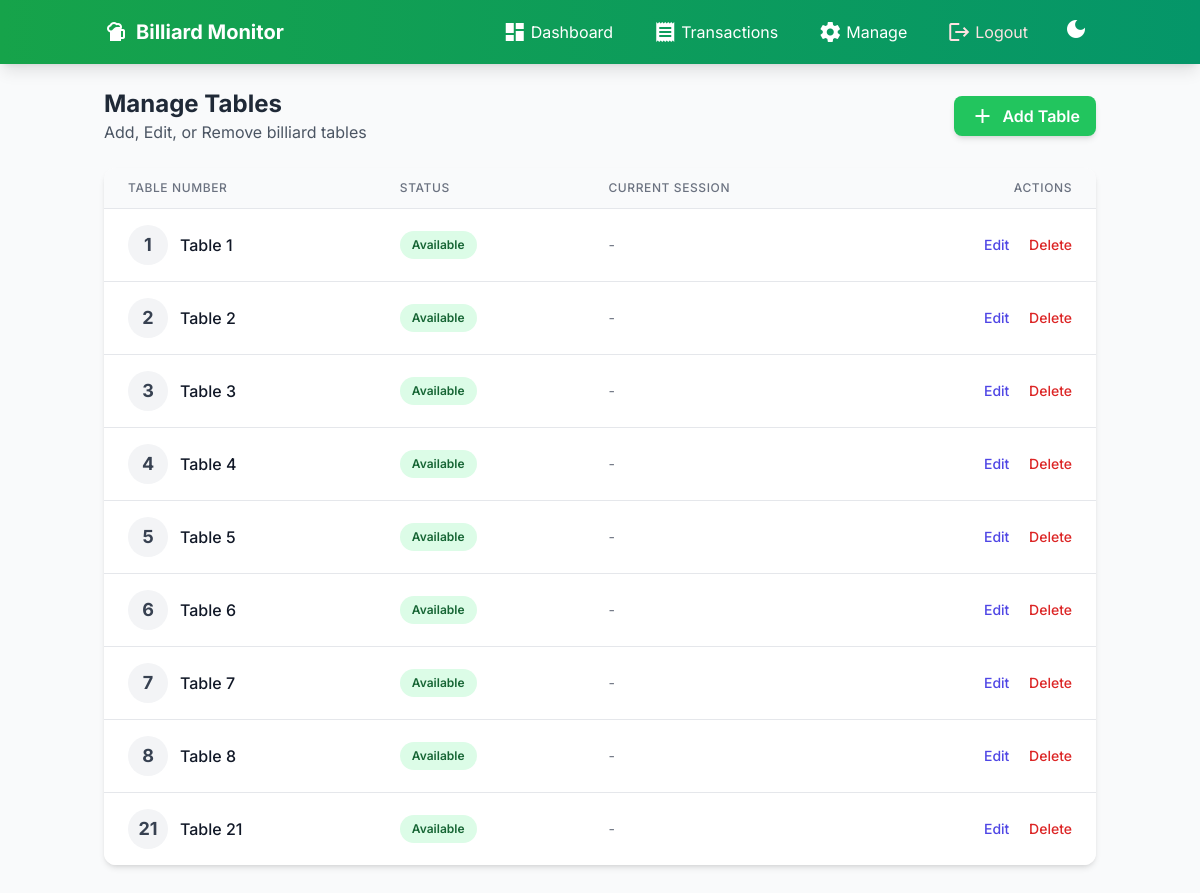
Before: /manage/ (signed in) with the older database file.
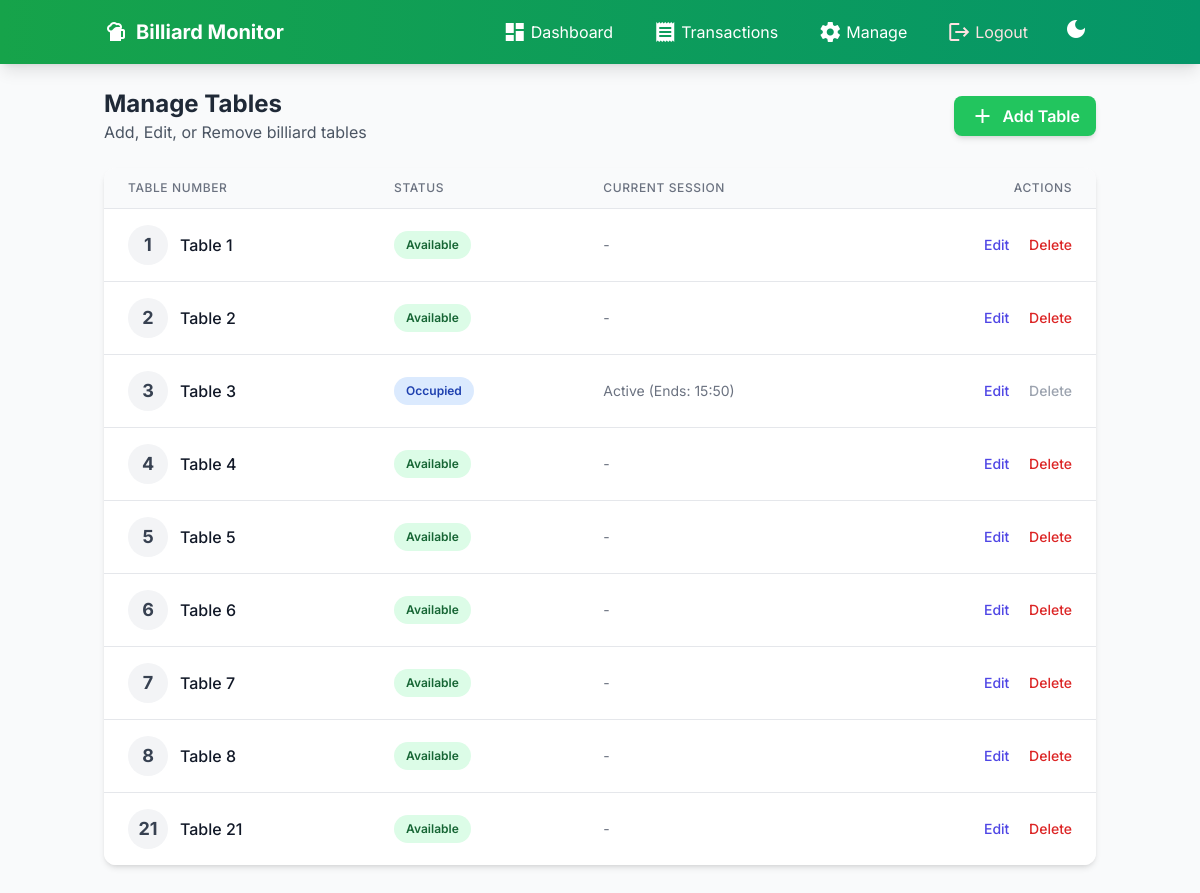
After: the same page with the newer database file.
### monitor/models.py (models this page shows, shortened)
class Table(models.Model):
    TABLE_STATUS = [
        ('available', 'Available'),
        ('occupied', 'Occupied'),
        ('maintenance', 'Maintenance'),
    ]
    table_number = models.IntegerField(unique=True)
    status = models.CharField(max_length=20, choices=TABLE_STATUS, default='available')
    created_at = models.DateTimeField(auto_now_add=True)
    updated_at = models.DateTimeField(auto_now=True)
    @property
    def current_session(self):
        return self.sessions.filter(status='active').first()

class Session(models.Model):
    SESSION_STATUS = [
        ('active', 'Active'),
        ('completed', 'Completed'),
    ]
    DURATION_CHOICES = [
        (1, '1 hour'),
        (2, '2 hours'),
        (3, '3 hours'),
    ]
    table = models.ForeignKey(Table, on_delete=models.CASCADE, related_name='sessions')
    duration = models.IntegerField(choices=DURATION_CHOICES, default=1)
    start_time = models.DateTimeField()
    end_time = models.DateTimeField(null=True, blank=True)
    amount = models.DecimalField(max_digits=10, decimal_places=2)
    status = models.CharField(max_length=20, choices=SESSION_STATUS, default='active')
    created_at = models.DateTimeField(auto_now_add=True)
    updated_at = models.DateTimeField(auto_now=True)
    @property
    def formatted_end_time(self):
        end = self.start_time + timezone.timedelta(hours=self.duration)
        return end.strftime('%H:%M')

### monitor/views.py (the view)
# urls.py: path('manage/', views.manage_tables, name='manage_tables'),
@login_required
def manage_tables(request):
    tables = Table.objects.all().order_by('table_number')
    return render(request, 'monitor/manage_tables.html', {'tables': tables})

### monitor/templates/monitor/manage_tables.html (shortened to what the changed rows need)
{% extends 'monitor/base.html' %}
{% block content %}
<div class="mb-8">
    <div class="flex items-center justify-between mb-6">
        <div>
            <h2 class="text-2xl font-bold text-gray-800 dark:text-gray-100">Manage Tables</h2>
        </div>
    </div>
    <div class="bg-white dark:bg-dark-card rounded-xl shadow-md overflow-hidden transition-colors">
        <div class="overflow-x-auto">
            <table class="min-w-full divide-y divide-gray-200 dark:divide-gray-700">
                <thead class="bg-gray-50 dark:bg-gray-800">
                    <tr>
                        <th class="px-6 py-3 text-left text-xs font-medium text-gray-500 dark:text-gray-400 uppercase tracking-wider">
                            Table Number
                        </th>
                        <th class="px-6 py-3 text-left text-xs font-medium text-gray-500 dark:text-gray-400 uppercase tracking-wider">
                            Status
                        </th>
                        <th class="px-6 py-3 text-left text-xs font-medium text-gray-500 dark:text-gray-400 uppercase tracking-wider">
                            Current Session
                        </th>
                        <th class="px-6 py-3 text-right text-xs font-medium text-gray-500 dark:text-gray-400 uppercase tracking-wider">
                            Actions
                        </th>
                    </tr>
                </thead>
                <tbody class="bg-white dark:bg-dark-card divide-y divide-gray-200 dark:divide-gray-700">
                    {% for table in tables %}
                    <tr class="hover:bg-gray-50 dark:hover:bg-gray-800 transition">
                        <td class="px-6 py-4 whitespace-nowrap">
                            <div class="flex items-center">
                                <div class="w-10 h-10 rounded-full bg-gray-100 dark:bg-gray-700 flex items-center justify-center mr-3">
                                    <span class="text-lg font-bold text-gray-700 dark:text-gray-200">{{ table.table_number }}</span>
                                </div>
                                <span class="font-medium text-gray-900 dark:text-gray-100">Table {{ table.table_number }}</span>
                            </div>
                        </td>
                        <td class="px-6 py-4 whitespace-nowrap">
                            {% if table.status == 'available' %}
                                <span class="px-3 py-1 inline-flex text-xs leading-5 font-semibold rounded-full bg-green-100 dark:bg-green-900 text-green-800 dark:text-green-200">
                                    Available
                                </span>
                            {% elif table.status == 'occupied' %}
                                <span class="px-3 py-1 inline-flex text-xs leading-5 font-semibold rounded-full bg-blue-100 dark:bg-blue-900 text-blue-800 dark:text-blue-200">
                                    Occupied
                                </span>
                            {% else %}
                                <span class="px-3 py-1 inline-flex text-xs leading-5 font-semibold rounded-full bg-gray-100 dark:bg-gray-700 text-gray-800 dark:text-gray-300">
                                    {{ table.status|title }}
                                </span>
                            {% endif %}
                        </td>
                        <td class="px-6 py-4 whitespace-nowrap text-sm text-gray-500 dark:text-gray-400">
                            {% if table.current_session %}
                                Active (Ends: {{ table.current_session.formatted_end_time }})
                            {% else %}
                                -
                            {% endif %}
                        </td>
                        <td class="px-6 py-4 whitespace-nowrap text-right text-sm font-medium">
                            <button onclick="openEditModal({{ table.id }}, {{ table.table_number }})" class="text-indigo-600 hover:text-indigo-900 dark:text-indigo-400 dark:hover:text-indigo-300 mr-4">Edit</button>
                            {% if not table.current_session %}
                                <button onclick="deleteTable({{ table.id }})" class="text-red-600 hover:text-red-900 dark:text-red-400 dark:hover:text-red-300">Delete</button>
                            {% else %}
                                <span class="text-gray-400 cursor-not-allowed" title="Cannot delete occupied table">Delete</span>
                            {% endif %}
                        </td>
                    </tr>
                    {% empty %}
                    <tr>
                        <td colspan="4" class="px-6 py-12 text-center text-gray-500 dark:text-gray-400">
                            No tables found. Add one to get started.
                        </td>
                    </tr>
                    {% endfor %}
                </tbody>
            </table>
        </div>
    </div>
</div>
{% endblock %}

Changed rows visible on the page:
changed Table (number 3 of 9 on the later page): current_session.formatted_end_time (not shown) → "15:50"; status "Available" → "Occupied"; text "-" → "Active (Ends: )"
